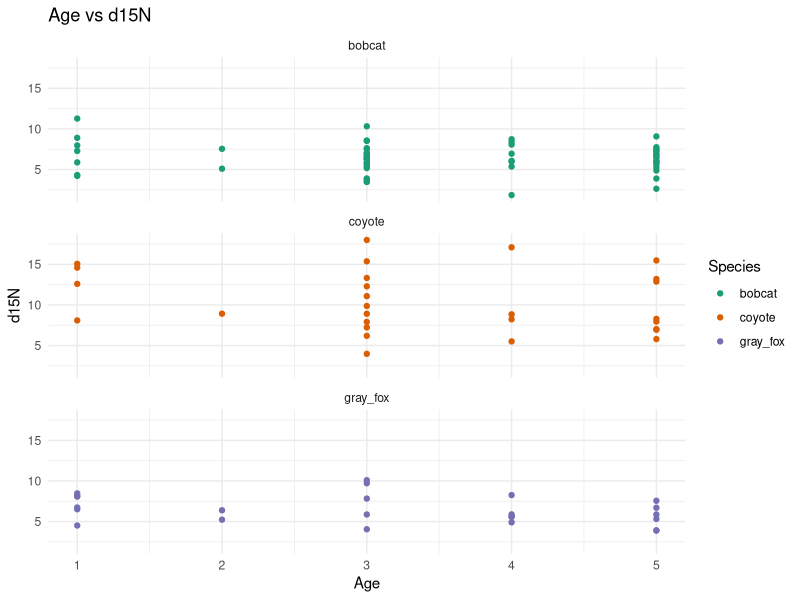

Write R code to recreate this figure.
library(tidyverse)
library(modeldata)



ggplot(scat, aes(x = Age,
                     y = d15N,
                     color = Species )) +
  geom_point() +
  labs(x = "Age",
       y = "d15N",
       color = "Species",
       title = "Age vs d15N") +
  facet_wrap(~Species,
             ncol = 1) +
  scale_color_brewer(palette = "Dark2") +
  theme_minimal()
